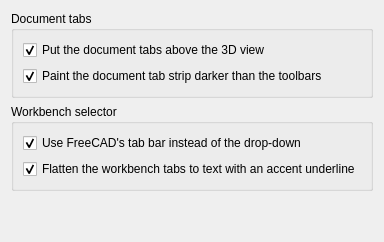
<?xml version="1.0" encoding="UTF-8"?>
<ui version="4.0">
 <class>PreferencesFusionTabs</class>
 <widget class="QWidget" name="PreferencesFusionTabs">
  <property name="windowTitle">
   <string>Fusion Tabs</string>
  </property>
  <layout class="QVBoxLayout" name="verticalLayout">
   <item>
    <widget class="QGroupBox" name="groupDocumentTabs">
     <property name="title">
      <string>Document tabs</string>
     </property>
     <layout class="QVBoxLayout" name="layoutDocumentTabs">
      <item>
       <widget class="Gui::PrefCheckBox" name="checkDocumentTabsOnTop">
        <property name="text">
         <string>Put the document tabs above the 3D view</string>
        </property>
        <property name="toolTip">
         <string>FreeCAD puts them below it. Takes effect at the next start.</string>
        </property>
        <property name="checked">
         <bool>true</bool>
        </property>
        <property name="prefEntry" stdset="0">
         <cstring>DocumentTabsOnTop</cstring>
        </property>
        <property name="prefPath" stdset="0">
         <cstring>Mod/FusionTabs</cstring>
        </property>
       </widget>
      </item>
      <item>
       <widget class="Gui::PrefCheckBox" name="checkStyleDocumentTabs">
        <property name="text">
         <string>Paint the document tab strip darker than the toolbars</string>
        </property>
        <property name="toolTip">
         <string>Separates the title strip from the toolbars by brightness rather than by a border, and marks the open document with an accent edge. Colours come from the active theme.</string>
        </property>
        <property name="checked">
         <bool>true</bool>
        </property>
        <property name="prefEntry" stdset="0">
         <cstring>StyleDocumentTabs</cstring>
        </property>
        <property name="prefPath" stdset="0">
         <cstring>Mod/FusionTabs</cstring>
        </property>
       </widget>
      </item>
     </layout>
    </widget>
   </item>
   <item>
    <widget class="QGroupBox" name="groupWorkbenchTabs">
     <property name="title">
      <string>Workbench selector</string>
     </property>
     <layout class="QVBoxLayout" name="layoutWorkbenchTabs">
      <item>
       <widget class="Gui::PrefCheckBox" name="checkUseWorkbenchTabSelector">
        <property name="text">
         <string>Use FreeCAD's tab bar instead of the drop-down</string>
        </property>
        <property name="toolTip">
         <string>Sets Preferences &gt; Workbenches &gt; selector type. That is a stock FreeCAD preference: it stays set if this addon is removed.</string>
        </property>
        <property name="checked">
         <bool>true</bool>
        </property>
        <property name="prefEntry" stdset="0">
         <cstring>UseWorkbenchTabSelector</cstring>
        </property>
        <property name="prefPath" stdset="0">
         <cstring>Mod/FusionTabs</cstring>
        </property>
       </widget>
      </item>
      <item>
       <widget class="Gui::PrefCheckBox" name="checkStyleWorkbenchTabs">
        <property name="text">
         <string>Flatten the workbench tabs to text with an accent underline</string>
        </property>
        <property name="toolTip">
         <string>No background on the selected tab, a 2 px accent underline, and a quiet hover. Takes effect at the next start.</string>
        </property>
        <property name="checked">
         <bool>true</bool>
        </property>
        <property name="prefEntry" stdset="0">
         <cstring>StyleWorkbenchTabs</cstring>
        </property>
        <property name="prefPath" stdset="0">
         <cstring>Mod/FusionTabs</cstring>
        </property>
       </widget>
      </item>
     </layout>
    </widget>
   </item>
   <item>
    <spacer name="spacer">
     <property name="orientation">
      <enum>Qt::Vertical</enum>
     </property>
     <property name="sizeHint" stdset="0">
      <size>
       <width>20</width>
       <height>40</height>
      </size>
     </property>
    </spacer>
   </item>
  </layout>
 </widget>
 <customwidgets>
  <customwidget>
   <class>Gui::PrefCheckBox</class>
   <extends>QCheckBox</extends>
   <header>Gui/PrefWidgets.h</header>
  </customwidget>
 </customwidgets>
 <resources/>
 <connections/>
</ui>
